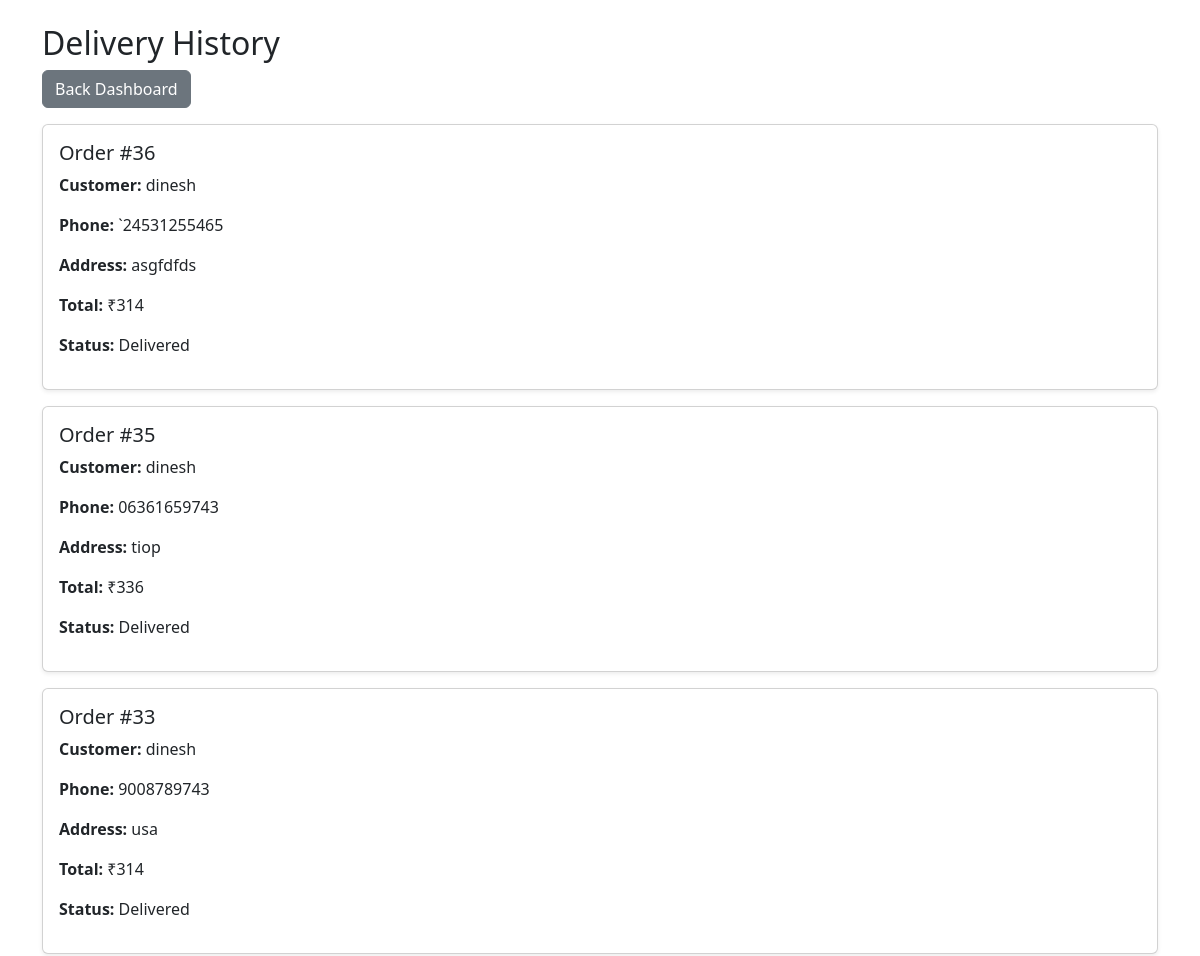
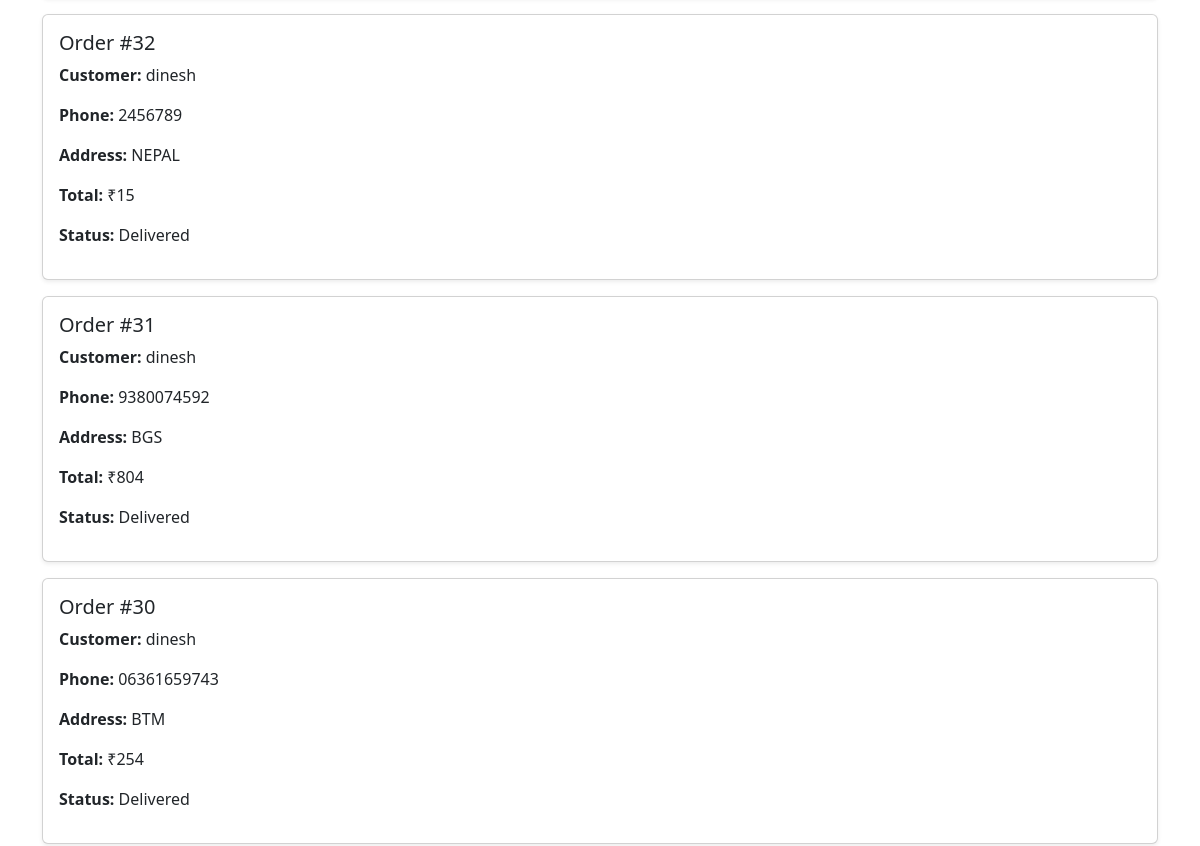
The page /delivery/history/ (signed in, upper part) on the database as committed earlier (2 pictures, top to bottom).
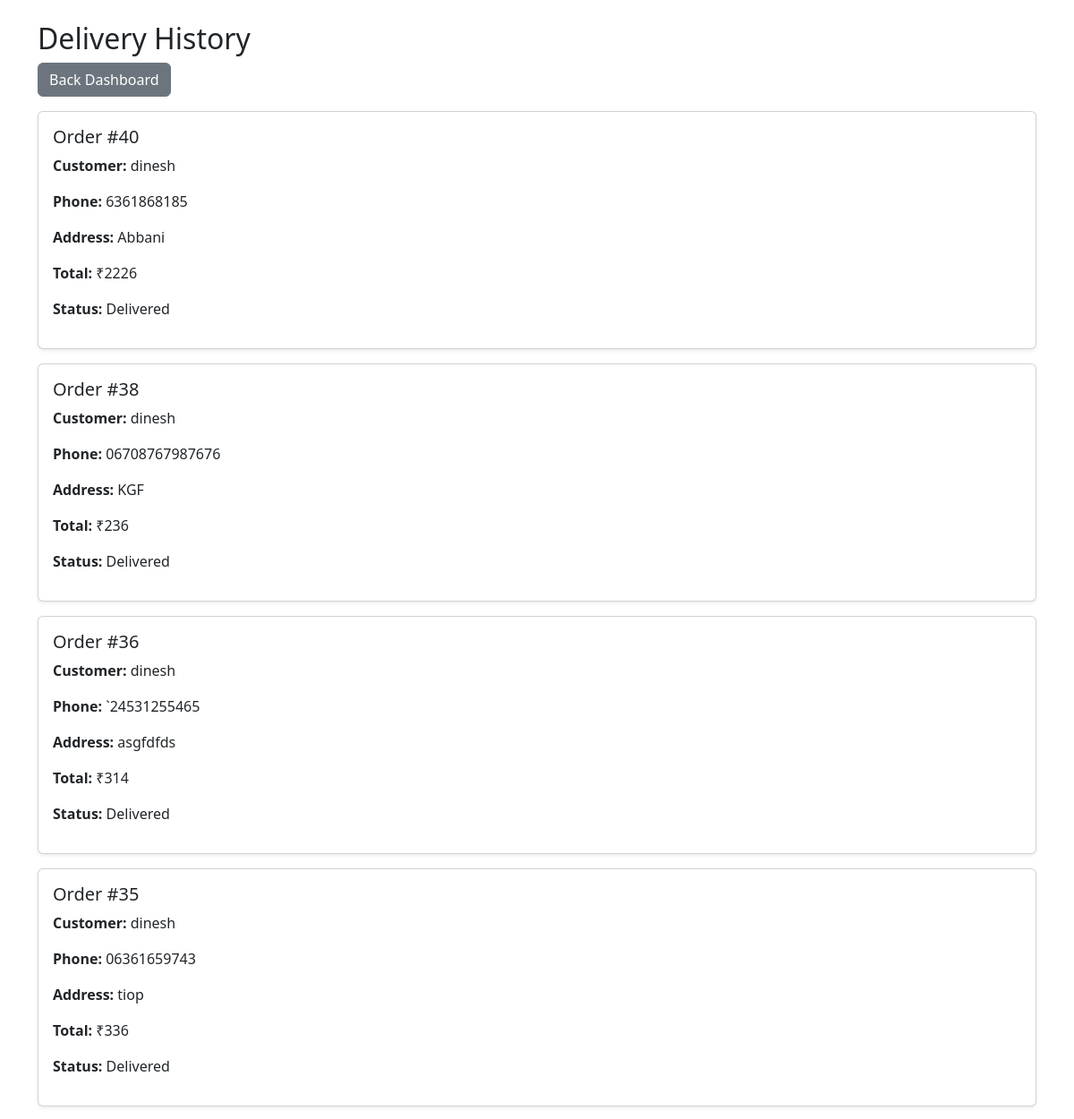
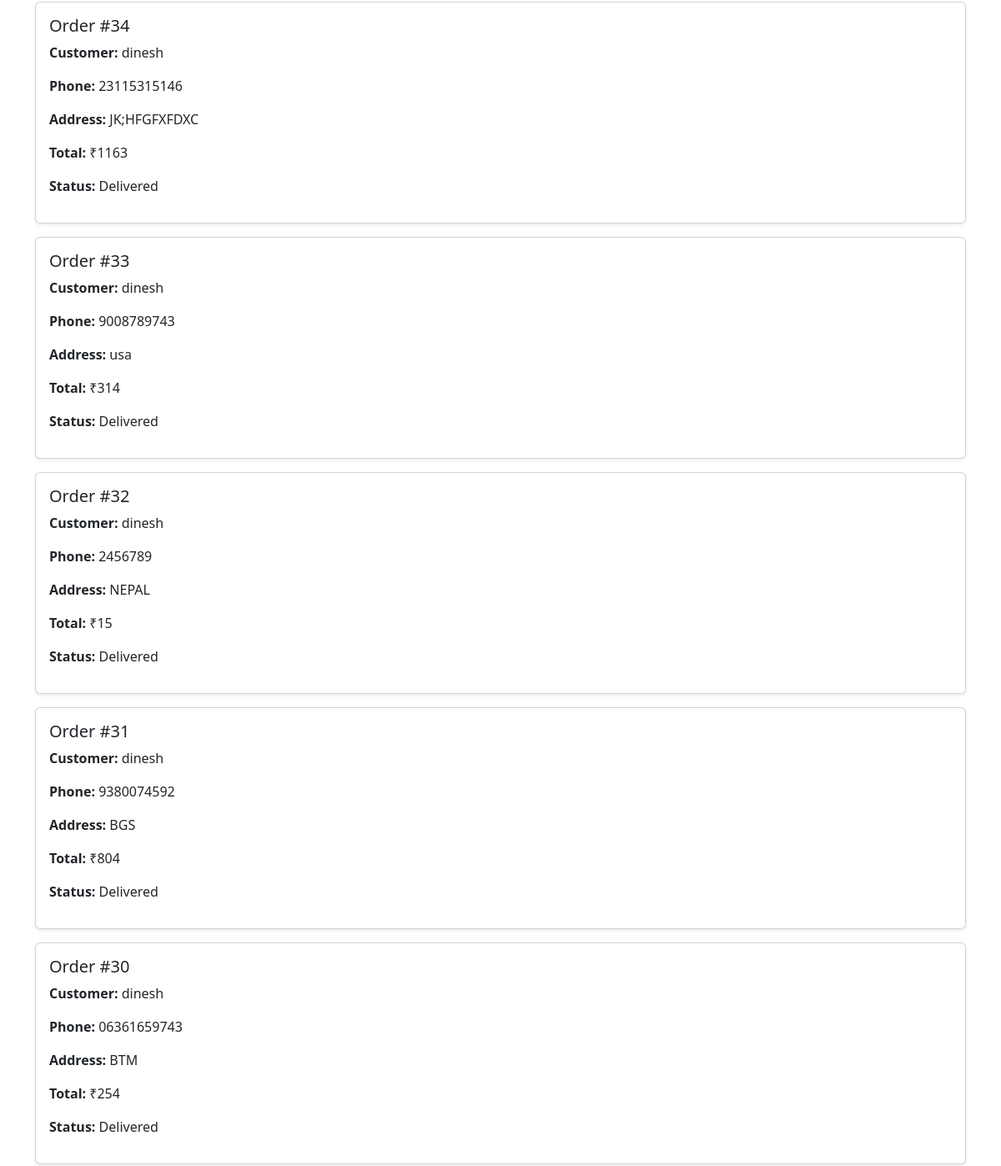
The same page on the database as committed later (2 pictures, top to bottom).
### store/models.py (models this page shows, shortened)
class Order(models.Model):
    user = models.ForeignKey(User, on_delete=models.CASCADE)
    total_amount = models.IntegerField()
    address = models.TextField()
    phone = models.CharField(max_length=15)
    payment_method = models.CharField(max_length=50, default="Cash on Delivery")
    payment_status = models.CharField(max_length=50, default="Pending")
    order_status = models.CharField(max_length=50, default="Placed")
    created_at = models.DateTimeField(auto_now_add=True)
    delivery_status = models.CharField(max_length=50, default="Order Placed")
    delivery_boy = models.CharField(max_length=100, default="Not Assigned")
    estimated_time = models.CharField(max_length=50, default="30 minutes")
    delivery_lat = models.FloatField(null=True, blank=True)
    delivery_lng = models.FloatField(null=True, blank=True)
    delivery_otp = models.CharField(max_length=6, blank=True)
    assigned_delivery_boy = models.ForeignKey("delivery.DeliveryBoy",on_delete=models.SET_NULL, null=True,blank=True)
    DELIVERY_STATUS = (("Order Placed", "Order Placed"),("Picked Up", "Picked Up"),("Out For Delivery", "Out For Delivery"),("Delivered", "Delivered"),)
    delivery_status = models.CharField( max_length=30,choices=DELIVERY_STATUS,default="Order Placed")

### delivery/views.py (the view)
# urls.py: path("history/", views.delivery_history, name="delivery_history"),
@staff_member_required
def delivery_history(request):
    orders = Order.objects.filter(
        delivery_status="Delivered"
    ).order_by("-created_at")
    return render(request, "delivery_history.html", {
        "orders": orders
    })

### delivery/templates/delivery_history.html (shortened to what this page needs)
<!DOCTYPE html>
<html>
<head>
    <link href="https://cdn.jsdelivr.net/npm/bootstrap@5.3.3/dist/css/bootstrap.min.css" rel="stylesheet">
</head>
<body>
<div class="container mt-4">
    <h2>Delivery History</h2>
    <a href="{% url 'delivery_dashboard' %}" class="btn btn-secondary mb-3">
        Back Dashboard
    </a>
    {% for order in orders %}
        <div class="card p-3 mb-3 shadow-sm">
            <h5>Order #{{ order.id }}</h5>
            <p><strong>Customer:</strong> {{ order.user.username }}</p>
            <p><strong>Phone:</strong> {{ order.phone }}</p>
            <p><strong>Address:</strong> {{ order.address }}</p>
            <p><strong>Total:</strong> ₹{{ order.total_amount }}</p>
            <p><strong>Status:</strong> {{ order.delivery_status }}</p>
        </div>
    {% empty %}
        <p>No delivered orders yet.</p>
    {% endfor %}
</div>
</body>
</html>

Rows that differ between the two databases and show on the page:
added Order: id "40", user.username "dinesh", phone "6361868185", address "Abbani", total_amount "2226", delivery_status "Delivered"
added Order: id "38", user.username "dinesh", phone "06708767987676", address "KGF", total_amount "236", delivery_status "Delivered"
now on this page (row edited): Order: id "34", user.username "dinesh", phone "23115315146", address "JK;HFGFXFDXC", total_amount "1163", delivery_status "Delivered"
